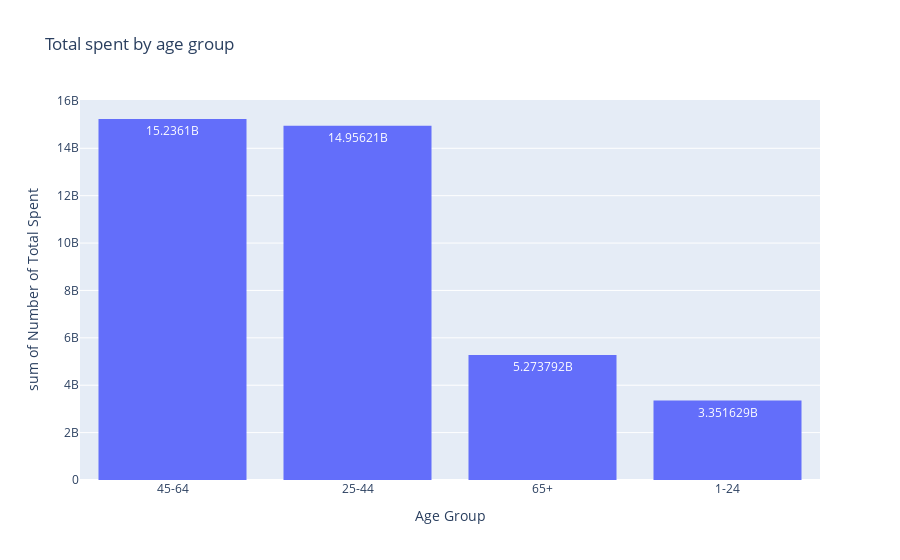

Write notebook code for a chart like this one.
### Code cell
px.histogram(df[['age_group','total_cost']].groupby('age_group').sum().sort_values('total_cost',ascending=False).head(10).reset_index(),
x='age_group', y = 'total_cost',text_auto=True,title='Total spent by age group',
labels=dict(age_group="Age Group",total_cost='Number of Total Spent'))

### Figure 1 — Plotly figure (JSON) as saved in the notebook; plotly's stock layout.template omitted (floating-point values rounded to 4 significant figures)
{"data": [{"alignmentgroup": "True", "bingroup": "x", "histfunc": "sum", "hovertemplate": "Age Group=%{x}<br>sum of Number of Total Spent=%{y}<extra></extra>", "legendgroup": "", "marker": {"color": "#636efa", "pattern": {"shape": ""}}, "name": "", "offsetgroup": "", "orientation": "v", "showlegend": false, "texttemplate": "%{value}", "type": "histogram", "x": ["45-64", "25-44", "65+", "1-24"], "xaxis": "x", "y": [15240000000.0, 14960000000.0, 5274000000.0, 3352000000.0], "yaxis": "y"}], "layout": {"barmode": "relative", "legend": {"tracegroupgap": 0}, "title": {"text": "Total spent by age group"}, "xaxis": {"anchor": "y", "domain": [0, 1], "title": {"text": "Age Group"}}, "yaxis": {"anchor": "x", "domain": [0, 1], "title": {"text": "sum of Number of Total Spent"}}}}
